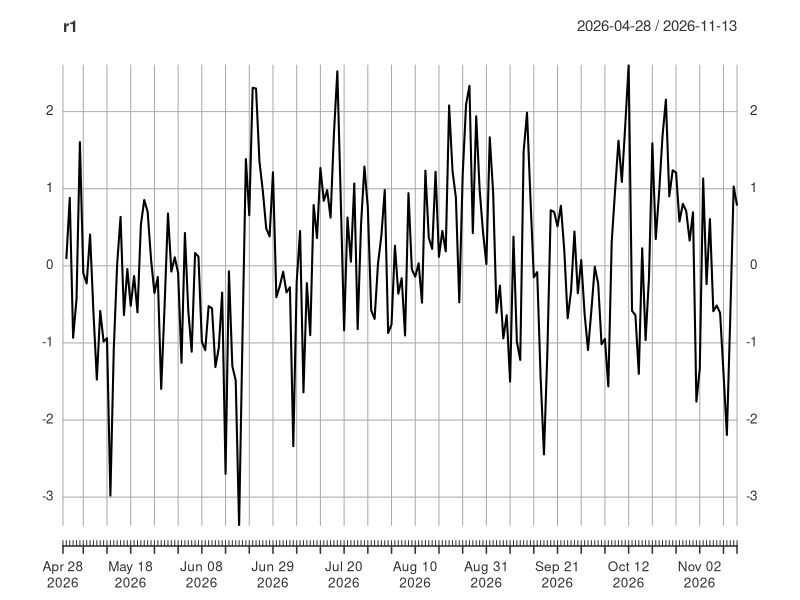
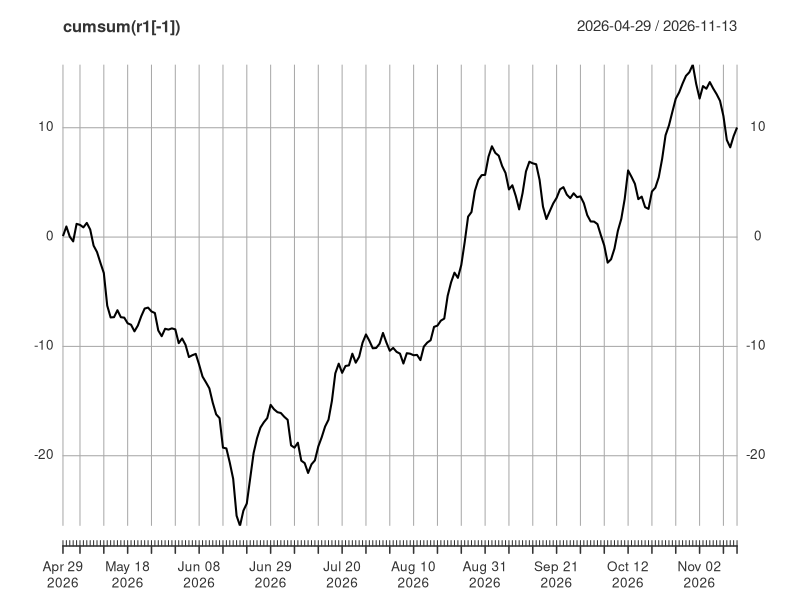
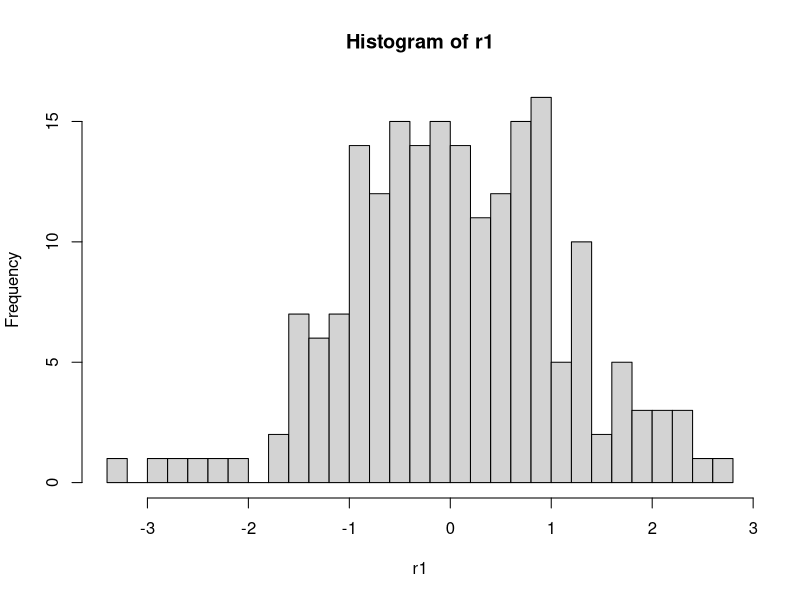

Source code (R) for these figures, in order: (Note: this script raises an error after producing the figures.)
library(xts)

## AR(1) process pr. Shumway Stoffer Chp. 6
## NO Missing data (yet)

# Consts
N = 200
psi = 0.5
sig_w = 1
sig_v = 1 

# random AR(1) normal noise 
dates <- as.Date(Sys.Date()) - (0:(N-1))
x <- rep(NA, N)
x[1] <- rnorm(1, 0, 1)
for(i in 2:(N-1)) {
	x[i] <- psi*x[i - 1] + rnorm(1, 0, sig_w)	
}
r1 <- xts(x, dates)
plot(r1)
plot(cumsum(r1[-1]))

hist(r1, breaks = 40)

y <- x + rnorm(length(x), 0, sig_v)

# R1 : signal state
# y  : observation signal (noisy)
ranwalk <- dlm(FF = 1, V = 1, GG = 1, W = 1, m0 = 0, C0 = 1)

r1 <- as.ts(r1)

buildFun <- function(x) {
	dlmModPoly(1, dV=x[1], dW = x[2])
}
fit <- dlmMLE(r1, parm=c(10, 10), build = buildFun)

dlmNile <- buildFun(fit$par)

dlmNile$GG
out <- dlmFilter(r1, dlmNile)

plot(cumsum(out$y[-1]), type="l")

lines(cumsum(out$m), type="o")
qqnorm(out$m)
out$mod$V
